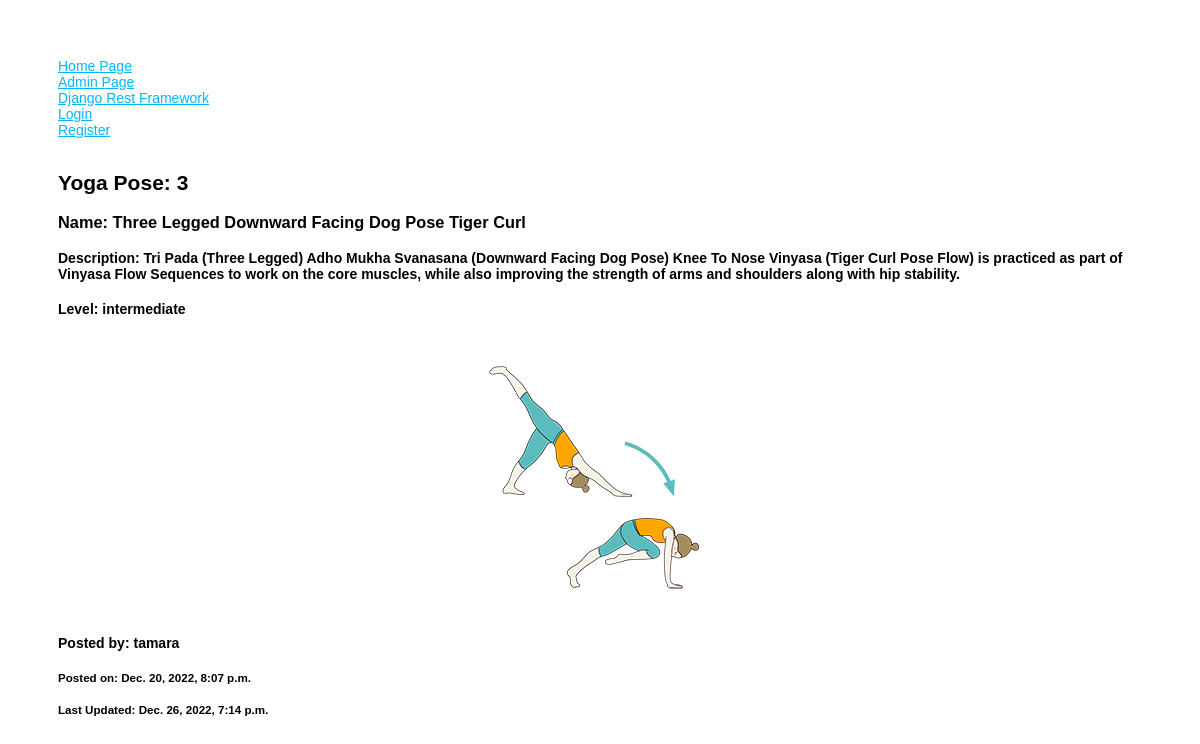
Screenshot of /yoga/3/ with the database file from the repository.
### yogas/models.py (models this page shows, shortened)
class Yoga(models.Model):
    name = models.CharField(max_length=300)
    description = models.TextField(max_length=3000, null=True, blank=True)
    level = models.CharField (max_length=13, choices=LEVEL_CHOICES)
    image = models.ImageField(upload_to='upload/', default="")
    posted_by = models.ForeignKey(User, on_delete=models.SET_NULL, null=True)
    updated_at = models.DateTimeField(auto_now=True)
    created_at = models.DateTimeField(auto_now_add=True)
    @property
    def image_url(self):
        if self.image and hasattr(self.image, 'url'):
            return self.image.url

### yogas/views.py (the view)
# urls.py: path('yoga/<str:pk>/', views.yoga, name="yoga"),
def yoga(request, pk):
    yoga = Yoga.objects.get(id=pk)
    context = {
        "page_title": "Yoga Pose",
        "yoga": yoga,
    }
    return render(request, "yoga.html", context)

### yogas/templates/yoga.html (shortened to what this page needs)
{% extends "layout.html" %}
{% block content %}
<h2>Yoga Pose: {{ yoga.id }}</h2>
<h3>Name: {{ yoga.name }}</h3>
<h4>Description: {{ yoga.description }}</h4>
<h4>Level: {{ yoga.level }}</h4>
{% if yoga.image %}
    <p align="center"><img src="{{ yoga.image_url|default_if_none:'#' }}" /></p>
{% else %}
    <h3>No image to display</h3>
{% endif %}
<h4>Posted by: {{ yoga.posted_by }}</h4>
<h5>Posted on: {{ yoga.created_at }}</h5>
<h5>Last Updated: {{ yoga.updated_at }}</h5>
{% endblock %}

### yogas/static/style.css (style rules this page uses)
body { padding: 50px; font: 14px "Lucida Grande", Helvetica, Arial, sans-serif; }

### rows the page displays
Yoga: id "3", name "Three Legged Downward Facing Dog Pose Tiger Curl", description "Tri Pada (Three Legged) Adho Mukha Svanasana (Downward Facing Dog Pose) Knee To Nose Vinyasa (Tiger Curl Pose Flow) is practiced as part of Vinyasa Flow Sequences to work on the core muscles, while also improving the strength of arms and shoulders along with hip stability.", level "intermediate", image_url (picture), posted_by "tamara", created_at "Dec. 20, 2022, 8:07 p.m.", updated_at "Dec. 26, 2022, 7:14 p.m."
